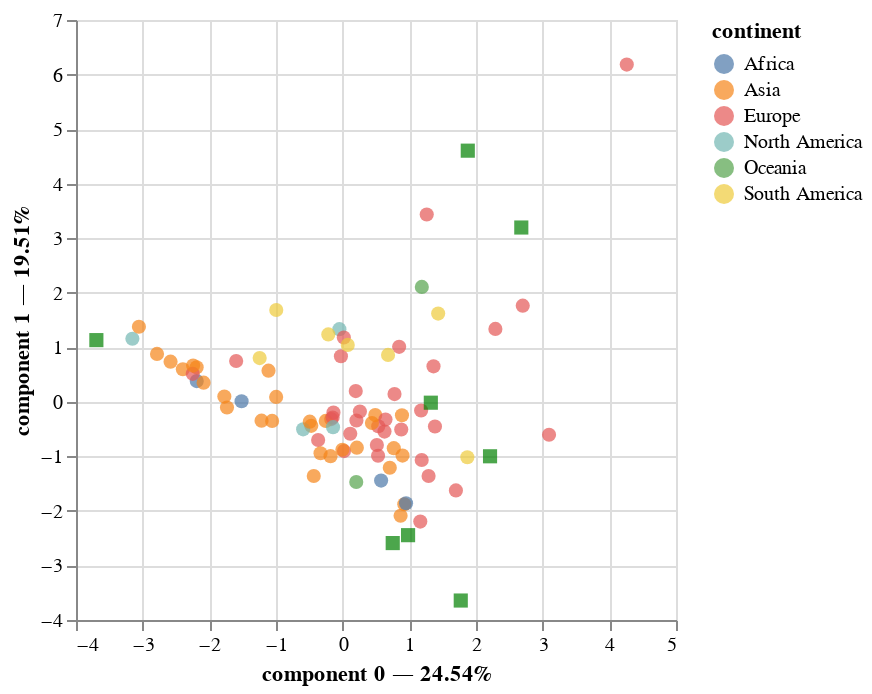

Notebook code for this chart:
### Markdown cell above
The row and column coordinates be visualized together with a scatter chart.

### Code cell
pca.plot(
    dataset,
    x_component=0,
    y_component=1,
    color_rows_by='continent',
    show_row_markers=True,
    show_column_markers=True,
    show_row_labels=False,
    row_labels_column=None,  # for DataFrames with a MultiIndex
    show_column_labels=False
)

### Figure 1 — Vega-Lite specification as saved in the notebook (floating-point values rounded to 4 significant figures)
{"config": {"view": {"continuousWidth": 300, "continuousHeight": 300}}, "layer": [{"data": {"name": "data-f06204a440b4b96c1f34263cac17b603"}, "mark": {"type": "circle", "size": 50}, "encoding": {"color": {"field": "continent", "type": "nominal"}, "tooltip": [{"field": "continent", "type": "nominal"}, {"field": "country", "type": "nominal"}, {"field": "component 0", "type": "quantitative"}, {"field": "component 1", "type": "quantitative"}], "x": {"axis": {"title": "component 0 — 24.54%"}, "field": "component 0", "scale": {"zero": false}, "type": "quantitative"}, "y": {"axis": {"title": "component 1 — 19.51%"}, "field": "component 1", "scale": {"zero": false}, "type": "quantitative"}}, "name": "view_1"}, {"data": {"name": "data-4e13acf1787bfa9bc7a8dc7077f2f3fd"}, "mark": {"type": "square", "color": "green", "size": 50}, "encoding": {"tooltip": [{"field": "variable", "type": "nominal"}], "x": {"field": "component 0", "scale": {"zero": false}, "type": "quantitative"}, "y": {"field": "component 1", "scale": {"zero": false}, "type": "quantitative"}}}], "params": [{"name": "param_1", "select": {"type": "interval", "encodings": ["x", "y"]}, "bind": "scales", "views": ["view_1"]}], "$schema": "https://vega.github.io/schema/vega-lite/v5.20.1.json", "datasets": {"data-f06204a440b4b96c1f34263cac17b603": [{"continent": "Africa", "country": "Algeria", "component 0": -2.189, "component 1": 0.3802, "component 2": -0.3886, "label": "Africa"}, {"continent": "South America", "country": "Argentina", "component 0": -1.245, "component 1": 0.8019, "component 2": -0.3895, "label": "South America"}, {"continent": "Oceania", "country": "Australia", "component 0": 0.204, "component 1": -1.47, "component 2": 0.5318, "label": "Oceania"}, {"continent": "Europe", "country": "Austria", "component 0": 0.8471, "component 1": 1.008, "component 2": -0.522, "label": "Europe"}, {"continent": "Asia", "country": "Azerbaijan", "component 0": -2.191, "component 1": 0.6323, "component 2": -0.3655, "label": "Asia"}, {"continent": "Asia", "country": "Bangladesh", "component 0": -2.397, "component 1": 0.5979, "component 2": 0.4047, "label": "Asia"}, {"continent": "Europe", "country": "Belarus", "component 0": -2.249, "component 1": 0.513, "component 2": -0.1147, "label": "Europe"}, {"continent": "Europe", "country": "Belgium", "component 0": 0.513, "component 1": -0.7919, "component 2": -0.4008, "label": "Europe"}, {"continent": "South America", "country": "Brazil", "component 0": 1.433, "component 1": 1.617, "component 2": -0.7259, "label": "South America"}, {"continent": "Europe", "country": "Bulgaria", "component 0": 1.185, "component 1": -1.066, "component 2": 1.77, "label": "Europe"}, {"continent": "North America", "country": "Canada", "component 0": -0.04936, "component 1": 1.331, "component 2": 0.01847, "label": "North America"}, {"continent": "South America", "country": "Chile", "component 0": 1.87, "component 1": -1.017, "component 2": -0.4074, "label": "South America"}, {"continent": "Asia", "country": "China", "component 0": 0.8977, "component 1": -0.9863, "component 2": 2.364, "label": "Asia"}, {"continent": "South America", "country": "Colombia", "component 0": -0.2155, "component 1": 1.235, "component 2": 0.1062, "label": "South America"}, {"continent": "Europe", "country": "Croatia", "component 0": -0.02605, "component 1": 0.8354, "component 2": -0.7743, "label": "Europe"}, {"continent": "Asia", "country": "Cyprus", "component 0": 0.8688, "component 1": -2.09, "component 2": -2.696, "label": "Asia"}, {"continent": "Europe", "country": "Czechia", "component 0": 0.6274, "component 1": -0.5459, "component 2": 2.071, "label": "Europe"}, {"continent": "Europe", "country": "Denmark", "component 0": 3.095, "component 1": -0.6041, "component 2": -2.603, "label": "Europe"}, {"continent": "South America", "country": "Ecuador", "component 0": 0.6809, "component 1": 0.8603, "component 2": -1.482, "label": "South America"}, {"continent": "Africa", "country": "Egypt", "component 0": -1.517, "component 1": 0.009928, "component 2": -0.5179, "label": "Africa"}, {"continent": "Europe", "country": "Estonia", "component 0": 0.8786, "component 1": -0.5074, "component 2": 1.973, "label": "Europe"}, {"continent": "Europe", "country": "Finland", "component 0": 2.291, "component 1": 1.336, "component 2": 0.4413, "label": "Europe"}, {"continent": "Europe", "country": "France", "component 0": 1.177, "component 1": -0.159, "component 2": 1.3, "label": "Europe"}, {"continent": "Europe", "country": "Germany", "component 0": 1.699, "component 1": -1.624, "component 2": -0.2701, "label": "Europe"}, {"continent": "Europe", "country": "Greece", "component 0": 1.164, "component 1": -2.196, "component 2": -1.261, "label": "Europe"}, {"continent": "Asia", "country": "Hong Kong", "component 0": -0.1821, "component 1": -0.996, "component 2": -0.8217, "label": "Asia"}, {"continent": "Europe", "country": "Hungary", "component 0": -0.1717, "component 1": -0.3172, "component 2": 0.4412, "label": "Europe"}, {"continent": "Europe", "country": "Iceland", "component 0": 4.262, "component 1": 6.182, "component 2": -0.04945, "label": "Europe"}, {"continent": "Asia", "country": "India", "component 0": 0.7068, "component 1": -1.208, "component 2": 1.892, "label": "Asia"}, {"continent": "Asia", "country": "Indonesia", "component 0": -0.2534, "component 1": -0.3506, "component 2": 1.001, "label": "Asia"}, {"continent": "Asia", "country": "Iran", "component 0": -2.243, "component 1": 0.6641, "component 2": -0.2753, "label": "Asia"}, {"continent": "Asia", "country": "Iraq", "component 0": -1.058, "component 1": -0.3504, "component 2": -1.55, "label": "Asia"}, {"continent": "Europe", "country": "Ireland", "component 0": 0.5337, "component 1": -0.4486, "component 2": -1.819, "label": "Europe"}, {"continent": "Asia", "country": "Israel", "component 0": -0.4336, "component 1": -1.359, "component 2": -0.009822, "label": "Asia"}, {"continent": "Europe", "country": "Italy", "component 0": 0.531, "component 1": -0.9881, "component 2": -0.6555, "label": "Europe"}, {"continent": "Asia", "country": "Japan", "component 0": 0.9245, "component 1": -1.877, "component 2": 0.5625, "label": "Asia"}, {"continent": "Asia", "country": "Kazakhstan", "component 0": -0.4712, "component 1": -0.4409, "component 2": 2.215, "label": "Asia"}, {"continent": "Asia", "country": "Kuwait", "component 0": -1.775, "component 1": 0.09643, "component 2": -0.8635, "label": "Asia"}, {"continent": "Europe", "country": "Latvia", "component 0": 0.01728, "component 1": 1.179, "component 2": -1.011, "label": "Europe"}, {"continent": "Europe", "country": "Lithuania", "component 0": -0.1504, "component 1": -0.2897, "component 2": -1.516, "label": "Europe"}, {"continent": "Europe", "country": "Luxembourg", "component 0": 0.02048, "component 1": -0.9037, "component 2": -2.002, "label": "Europe"}, {"continent": "Asia", "country": "Malaysia", "component 0": -0.9976, "component 1": 0.09023, "component 2": 0.3727, "label": "Asia"}, {"continent": "North America", "country": "Mexico", "component 0": -0.5928, "component 1": -0.5045, "component 2": -0.5464, "label": "North America"}, {"continent": "Africa", "country": "Morocco", "component 0": 0.9506, "component 1": -1.86, "component 2": -0.4743, "label": "Africa"}, {"continent": "Europe", "country": "Netherlands", "component 0": -0.3677, "component 1": -0.7008, "component 2": -0.7818, "label": "Europe"}, {"continent": "Oceania", "country": "New Zealand", "component 0": 1.187, "component 1": 2.107, "component 2": -0.5611, "label": "Oceania"}, {"continent": "Europe", "country": "North Macedonia", "component 0": 0.2063, "component 1": -0.3429, "component 2": 0.9266, "label": "Europe"}, {"continent": "Europe", "country": "Norway", "component 0": 1.261, "component 1": 3.434, "component 2": 0.02986, "label": "Europe"}, {"continent": "Asia", "country": "Oman", "component 0": -2.086, "component 1": 0.3507, "component 2": -0.5927, "label": "Asia"}, {"continent": "Asia", "country": "Pakistan", "component 0": -1.112, "component 1": 0.5706, "component 2": 0.5736, "label": "Asia"}, {"continent": "South America", "country": "Peru", "component 0": 0.07634, "component 1": 1.043, "component 2": -0.7442, "label": "South America"}, {"continent": "Asia", "country": "Philippines", "component 0": 0.8894, "component 1": -0.2469, "component 2": 0.5588, "label": "Asia"}, {"continent": "Europe", "country": "Poland", "component 0": 0.1137, "component 1": -0.5858, "component 2": 1.228, "label": "Europe"}, {"continent": "Europe", "country": "Portugal", "component 0": 1.384, "component 1": -0.4525, "component 2": -1.753, "label": "Europe"}, {"continent": "Asia", "country": "Qatar", "component 0": -2.582, "component 1": 0.7364, "component 2": -0.1458, "label": "Asia"}, {"continent": "Europe", "country": "Romania", "component 0": 0.2583, "component 1": -0.1779, "component 2": 0.2081, "label": "Europe"}, {"continent": "Europe", "country": "Russia", "component 0": -1.598, "component 1": 0.7482, "component 2": 0.8399, "label": "Europe"}, {"continent": "Asia", "country": "Saudi Arabia", "component 0": -1.217, "component 1": -0.3452, "component 2": -1.408, "label": "Asia"}, {"continent": "Asia", "country": "Singapore", "component 0": -0.332, "component 1": -0.9424, "component 2": -2.208, "label": "Asia"}, {"continent": "Europe", "country": "Slovakia", "component 0": 0.1962, "component 1": 0.1971, "component 2": 1.615, "label": "Europe"}, {"continent": "Europe", "country": "Slovenia", "component 0": 0.7777, "component 1": 0.1412, "component 2": 1.018, "label": "Europe"}, {"continent": "Africa", "country": "South Africa", "component 0": 0.5767, "component 1": -1.444, "component 2": 2.929, "label": "Africa"}, {"continent": "Asia", "country": "South Korea", "component 0": 0.2126, "component 1": -0.8403, "component 2": 0.904, "label": "Asia"}, {"continent": "Europe", "country": "Spain", "component 0": 1.289, "component 1": -1.359, "component 2": -1.04, "label": "Europe"}, {"continent": "Asia", "country": "Sri Lanka", "component 0": 0.7668, "component 1": -0.8498, "component 2": -0.9379, "label": "Asia"}, {"continent": "Europe", "country": "Sweden", "component 0": 2.701, "component 1": 1.763, "component 2": 0.6496, "label": "Europe"}, {"continent": "Europe", "country": "Switzerland", "component 0": 1.363, "component 1": 0.6501, "component 2": 0.3609, "label": "Europe"}, {"continent": "Asia", "country": "Taiwan", "component 0": -0.004198, "component 1": -0.8782, "component 2": 1.028, "label": "Asia"}, {"continent": "Asia", "country": "Thailand", "component 0": -0.4933, "component 1": -0.3635, "component 2": -0.481, "label": "Asia"}, {"continent": "North America", "country": "Trinidad and Tobago", "component 0": -3.154, "component 1": 1.157, "component 2": 0.396, "label": "North America"}, {"continent": "Asia", "country": "Turkey", "component 0": 0.4891, "component 1": -0.2428, "component 2": 0.5178, "label": "Asia"}, {"continent": "Asia", "country": "Turkmenistan", "component 0": -2.785, "component 1": 0.8778, "component 2": 0.04177, "label": "Asia"}, {"continent": "Europe", "country": "Ukraine", "component 0": -0.1382, "component 1": -0.198, "component 2": 2.692, "label": "Europe"}, {"continent": "Asia", "country": "United Arab Emirates", "component 0": -1.735, "component 1": -0.1046, "component 2": -0.5343, "label": "Asia"}, {"continent": "Europe", "country": "United Kingdom", "component 0": 0.6424, "component 1": -0.3263, "component 2": -0.8481, "label": "Europe"}, {"continent": "North America", "country": "United States", "component 0": -0.1445, "component 1": -0.4651, "component 2": 0.04667, "label": "North America"}, {"continent": "Asia", "country": "Uzbekistan", "component 0": -3.056, "component 1": 1.376, "component 2": 0.7986, "label": "Asia"}, {"continent": "South America", "country": "Venezuela", "component 0": -0.996, "component 1": 1.683, "component 2": -0.2476, "label": "South America"}, {"continent": "Asia", "country": "Vietnam", "component 0": 0.439, "component 1": -0.3888, "component 2": 1.969, "label": "Asia"}], "data-4e13acf1787bfa9bc7a8dc7077f2f3fd": [{"variable": "coal", "component 0": 0.981, "component 1": -2.445, "component 2": 2.169, "label": "coal"}, {"variable": "oil", "component 0": 0.7509, "component 1": -2.59, "component 2": -2.161, "label": "oil"}, {"variable": "gas", "component 0": -3.695, "component 1": 1.131, "component 2": -0.2837, "label": "gas"}, {"variable": "nuclear", "component 0": 1.322, "component 1": -0.01606, "component 2": 1.173, "label": "nuclear"}, {"variable": "hydro", "component 0": 1.877, "component 1": 4.604, "component 2": -0.04796, "label": "hydro"}, {"variable": "wind", "component 0": 2.211, "component 1": -0.9984, "component 2": -1.068, "label": "wind"}, {"variable": "solar", "component 0": 1.771, "component 1": -3.643, "component 2": 0.002963, "label": "solar"}, {"variable": "other renewables", "component 0": 2.679, "component 1": 3.196, "component 2": -0.2464, "label": "other renewables"}]}}
